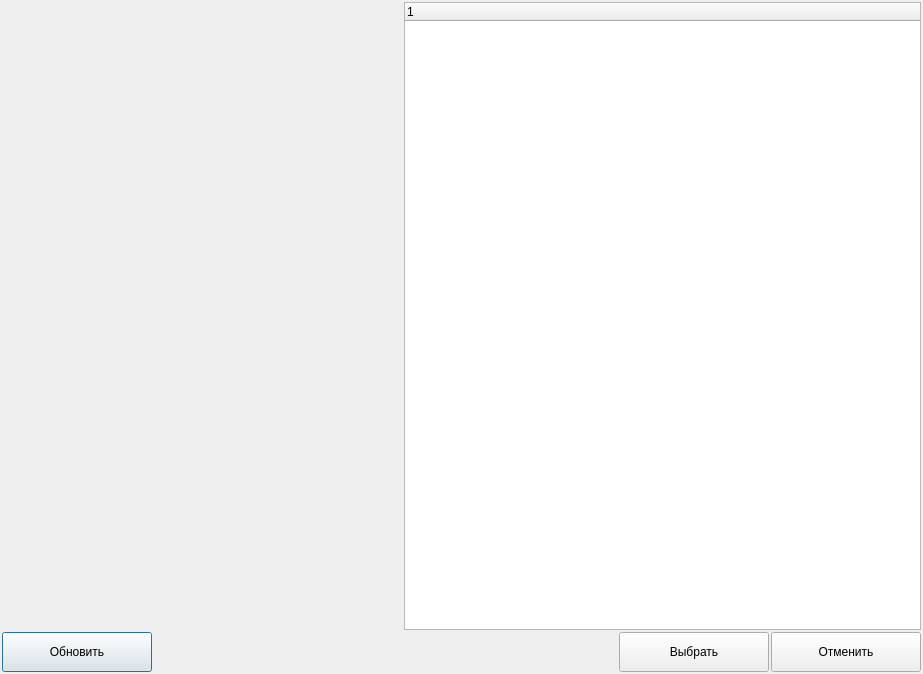
<?xml version="1.0" encoding="UTF-8"?>
<ui version="4.0">
 <class>DAddScenarioObject</class>
 <widget class="QDialog" name="DAddScenarioObject">
  <property name="geometry">
   <rect>
    <x>0</x>
    <y>0</y>
    <width>923</width>
    <height>674</height>
   </rect>
  </property>
  <property name="windowTitle">
   <string>Dialog</string>
  </property>
  <layout class="QVBoxLayout" name="verticalLayout">
   <property name="spacing">
    <number>2</number>
   </property>
   <property name="leftMargin">
    <number>2</number>
   </property>
   <property name="topMargin">
    <number>2</number>
   </property>
   <property name="rightMargin">
    <number>2</number>
   </property>
   <property name="bottomMargin">
    <number>2</number>
   </property>
   <item>
    <layout class="QHBoxLayout" name="horizontalLayout">
     <item>
      <widget class="ModelObjectsForm" name="wObjects" native="true">
       <property name="minimumSize">
        <size>
         <width>400</width>
         <height>0</height>
        </size>
       </property>
      </widget>
     </item>
     <item>
      <widget class="QTreeWidget" name="trwScenarioObject">
       <column>
        <property name="text">
         <string notr="true">1</string>
        </property>
       </column>
      </widget>
     </item>
    </layout>
   </item>
   <item>
    <layout class="QHBoxLayout" name="horizontalLayout_2">
     <property name="spacing">
      <number>2</number>
     </property>
     <item>
      <widget class="QPushButton" name="btnUpdate">
       <property name="minimumSize">
        <size>
         <width>150</width>
         <height>40</height>
        </size>
       </property>
       <property name="text">
        <string>Обновить</string>
       </property>
      </widget>
     </item>
     <item>
      <spacer name="horizontalSpacer">
       <property name="orientation">
        <enum>Qt::Horizontal</enum>
       </property>
       <property name="sizeHint" stdset="0">
        <size>
         <width>40</width>
         <height>20</height>
        </size>
       </property>
      </spacer>
     </item>
     <item>
      <widget class="QPushButton" name="btnAddObject">
       <property name="minimumSize">
        <size>
         <width>150</width>
         <height>40</height>
        </size>
       </property>
       <property name="text">
        <string>Выбрать</string>
       </property>
      </widget>
     </item>
     <item>
      <widget class="QPushButton" name="btnCancel">
       <property name="minimumSize">
        <size>
         <width>150</width>
         <height>40</height>
        </size>
       </property>
       <property name="text">
        <string>Отменить</string>
       </property>
      </widget>
     </item>
    </layout>
   </item>
  </layout>
 </widget>
 <customwidgets>
  <customwidget>
   <class>ModelObjectsForm</class>
   <extends>QWidget</extends>
   <header location="global">../../../db_service/modelobjectsform.h</header>
   <container>1</container>
  </customwidget>
 </customwidgets>
 <resources/>
 <connections/>
</ui>
